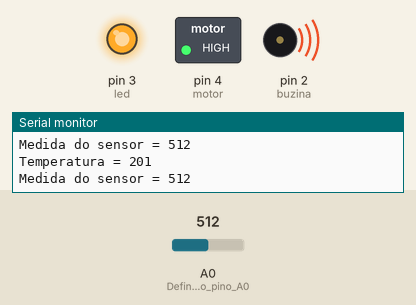
The sketch below on a simulated Arduino Uno, built with avr-gcc and run on an emulated ATmega328P. On the bench: switched loads named in the sketch (green lamp = pin HIGH), output pins drawn as LEDs (lit = HIGH), buzzer (waves = sounding, pin HIGH), the last lines printed to the serial monitor. The inputs (shaded band) are chosen by the test bench; at power-on: A0 (Define_o_pino_A0) = 512.

Above: at 2.8 s.
2.9 s: A0 (Define_o_pino_A0) set to 214
7.2 s: A0 (Define_o_pino_A0) set to 189
At 11.1 s:
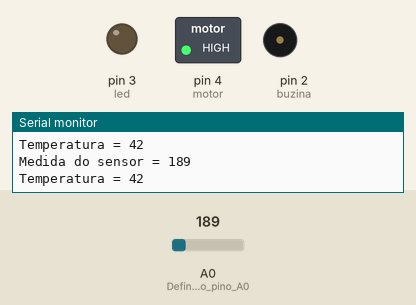
11.5 s: A0 (Define_o_pino_A0) set to 153
At 15.2 s:
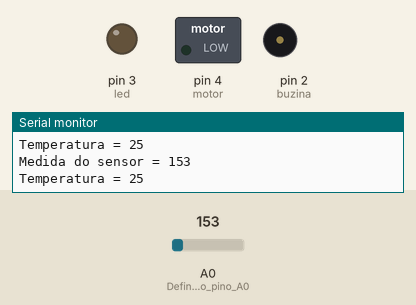
15.5 s: A0 (Define_o_pino_A0) set to 306
At 18.5 s:
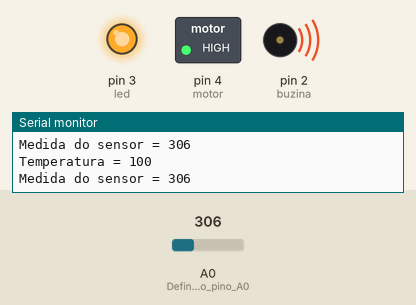
19.5 s: A0 (Define_o_pino_A0) set to 122
At 22.7 s:
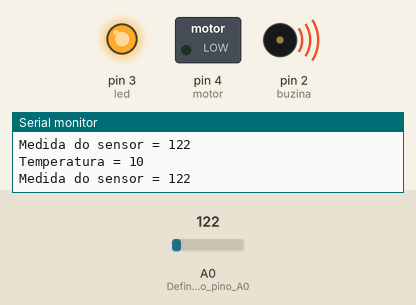
Timing chart, 0 to 24.2 s (numbered marks = the images above; inputs shaded):
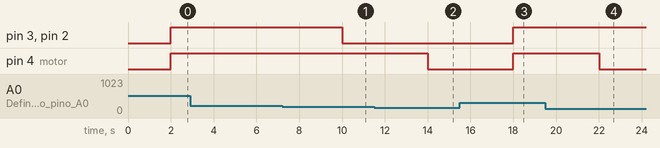

Measured:
- the behaviour switches between 204 and 203 on A0 (Define_o_pino_A0) (found by bisection; images 0 and 1)
- the behaviour switches between 163 and 162 on A0 (Define_o_pino_A0) (found by bisection; images 1 and 2)
- after the input at 7.2 s, pin 3 (led), pin 2 (buzina): HIGH → LOW after 2.8 s
- after the input at 11.5 s, pin 4 (motor): HIGH → LOW after 2.5 s
- after the input at 15.5 s, pin 3 (led), pin 4 (motor), pin 2 (buzina): LOW → HIGH after 2.5 s
- after the input at 19.5 s, pin 4 (motor): HIGH → LOW after 2.5 s

The sketch:

desafio_projeto_eletronico_dio.ino
```cpp
// Declaração de variáveis
int temperatura = 0;  // Armazena a temperatura calculada
int sensor = 0;       // Armazena o valor lido do sensor analógico
int led = 3;          // Pino digital conectado ao LED vermelho
int buzina = 2;       // Pino digital conectado à buzina
int motor = 4;        // Pino digital conectado ao motor

void setup()
{
  Serial.begin(9600);           // Inicializa a comunicação serial a 9600 bps

  // Configuração dos pinos como saída ou entrada
  pinMode(led, OUTPUT);         // Define o pino do LED como saída
  pinMode(buzina, OUTPUT);      // Define o pino da buzina como saída
  pinMode(motor, OUTPUT);       // Define o pino do motor como saída
  pinMode(A0, INPUT);           // Define o pino A0 (analógico) como entrada para leitura do sensor de temperatura
}

void loop()
{
  // Lê o valor analógico do sensor de temperatura
  sensor = analogRead(A0);

  // Converte o valor do sensor em temperatura usando uma fórmula aproximada
  temperatura = map(((sensor - 20) * 3.04), 0, 1023, -40, 125);

  // Exibe no monitor serial o valor bruto do sensor
  Serial.print("Medida do sensor = ");
  Serial.println(sensor);
  delay(1000);  // Espera 1 segundo

  // Exibe no monitor serial o valor convertido de temperatura
  Serial.print("Temperatura = ");
  Serial.println(temperatura);
  delay(1000);  // Espera 1 segundo

  // Verifica se a temperatura está acima de 30°C
  if(temperatura >= 30){
    digitalWrite(motor, HIGH);  // Liga o motor

    // Se a temperatura estiver acima de 50°C, aciona LED e buzina
    if(temperatura >= 50){
      digitalWrite(led, HIGH);     // Liga o LED
      digitalWrite(buzina, HIGH);  // Liga a buzina
    } else {
      digitalWrite(led, LOW);      // Desliga o LED
      digitalWrite(buzina, LOW);   // Desliga a buzina
    }
  } else {
    digitalWrite(motor, LOW);   // Desliga o motor se a temperatura for menor que 30°C
  }
}
```
